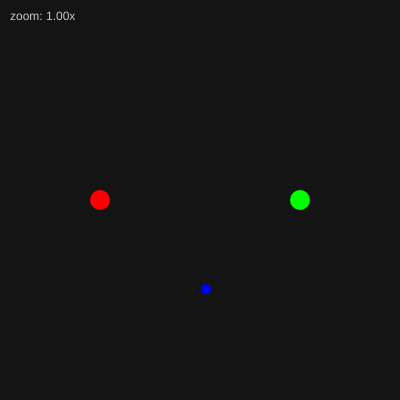
Frame 1 (no input)
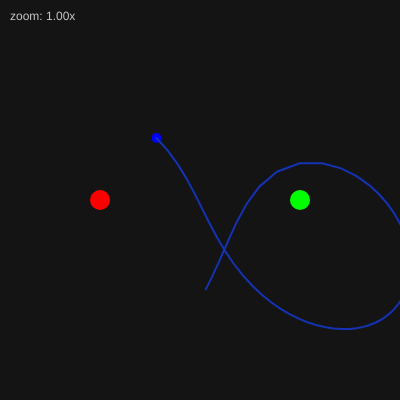
Frame 60 (no input)
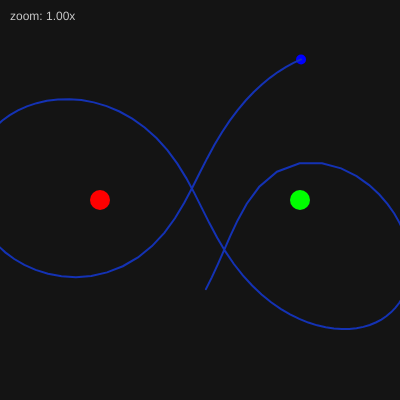
Frame 120 (the mouse pressed at the canvas centre since frame 60)

The p5.js sketch that drew these frames (run headless with seeded random() and noise() and a simulated clock; from frame 60 on, the mouse is pressed at the canvas centre):

// p5.js sketch
// ── sketch.js



const G = 6.67e-3;     
const SOFTENING = 1.0; 
const TRAIL_MAX = 8000;
const ELASTICITY = 1.0; 

const initPos = { x: 0, y: -100 };

let b1 = { mass: 5000, r: 10, pos: { x: -100, y: 0 } };
let b2 = { mass: 4200, r: 10, pos: { x:  100, y: 0 } };
let b3 = { mass: 1000, r:  5, pos: { x: initPos.x, y: initPos.y }, vel: { x: 0.3, y:0.5 } };

let camScale = 1.0;
const MIN_SCALE = 0.25, MAX_SCALE = 4.0, ZOOM_STEP = 1.1;

let trail = [];

const DT = 20;

function setup() {
  createCanvas(400, 400);

  b1.pos = createVector(b1.pos.x, b1.pos.y);
  b2.pos = createVector(b2.pos.x, b2.pos.y);
  b3.pos = createVector(b3.pos.x, b3.pos.y);
  b3.vel = createVector(b3.vel.x, b3.vel.y);
}

function draw() {
  background(20);
  translate(width / 2, height / 2);
  scale(camScale);


  noStroke();
  fill(255, 0, 0);
  circle(b1.pos.x, -b1.pos.y, b1.r * 2);
  fill(0, 255, 0);
  circle(b2.pos.x, -b2.pos.y, b2.r * 2);


  let acc = createVector(0, 0);
  acc.add(accelFrom(b3.pos, b1));
  acc.add(accelFrom(b3.pos, b2));

  b3.vel.add(p5.Vector.mult(acc, DT));
  b3.pos.add(p5.Vector.mult(b3.vel, DT));

  resolveCollision(b3, b1);
  resolveCollision(b3, b2);


  fill(0, 0, 255);
  circle(b3.pos.x, -b3.pos.y, b3.r * 2);


  trail.unshift({ x: b3.pos.x, y: b3.pos.y });
  if (trail.length > TRAIL_MAX) trail.pop();

  noFill();
  stroke(20, 50, 180);
  strokeWeight(2 / camScale);
  beginShape();
  for (let pt of trail) vertex(pt.x, -pt.y);
  endShape();

  resetMatrix();
  fill(200);
  noStroke();
  text(`zoom: ${camScale.toFixed(2)}x`, 10, 20);
}

function accelFrom(pos, body) {
  const r = p5.Vector.sub(body.pos, pos);         
  const d2 = r.x * r.x + r.y * r.y;
  if (d2 === 0) return createVector(0, 0);       
  const inv = 1.0 / (d2 + SOFTENING * SOFTENING); 
  const rMag = Math.sqrt(d2);
  const rHat = p5.Vector.mult(r, 1 / rMag);       
  return p5.Vector.mult(rHat, G * body.mass * inv);
}

function resolveCollision(mover, other) {
  const n = p5.Vector.sub(mover.pos, other.pos);
  const d = n.mag();
  const minD = mover.r + other.r;

  if (d >= minD || d === 0) return;

  const nHat = p5.Vector.mult(n, 1 / d);
  const penetration = minD - d;
  mover.pos.add(p5.Vector.mult(nHat, penetration + 0.0001));

  const v = mover.vel.copy();
  const vnMag = v.dot(nHat);
  const vn = p5.Vector.mult(nHat, vnMag);
  const vt = p5.Vector.sub(v, vn);
  mover.vel.set(vt.add(p5.Vector.mult(vn, -ELASTICITY)));

  mover.vel.mult(0.999);
}
function keyPressed() {
  if (key === 'w' || key === 'W') {
    camScale = constrain(camScale * ZOOM_STEP, MIN_SCALE, MAX_SCALE);
  } else if (key === 's' || key === 'S') {
    camScale = constrain(camScale / ZOOM_STEP, MIN_SCALE, MAX_SCALE);
  } else if (key === 'r' || key === 'R') {
    b3.pos.set(initPos.x, initPos.y);
    b3.vel.set(0.1, 0.618);
    trail = [];
  }
}
